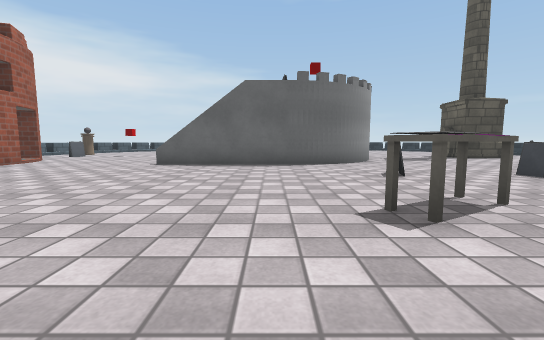
view 1 (above)

24 first-person views from a walk through a 3-D level made in the Unity game engine. The camera is 0.68 m above the floor, tilts 6° down and sees 90° across. The floor is counted in squares, 1 m on a side. Each view is taken from the middle of a square. On the plan, view 1 faces up. The plan holds only what a view shows up to about 9 squares ahead; the rest is blank. The place goes on beyond the plan. The player character is not drawn. Some animated figures are not drawn. Surface patterns are stand-ins for the level's own textures.

view 2
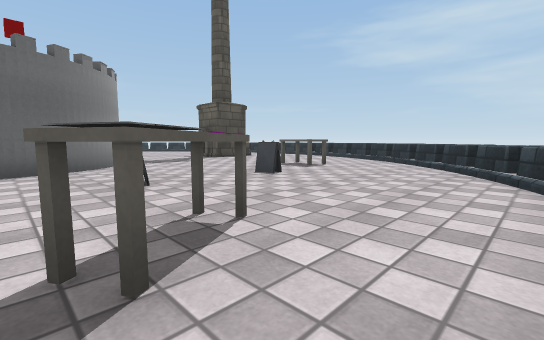

view 3
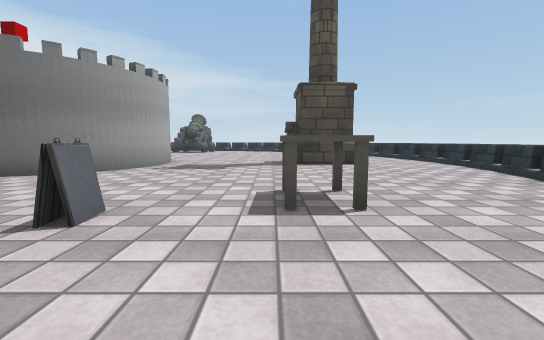

view 4
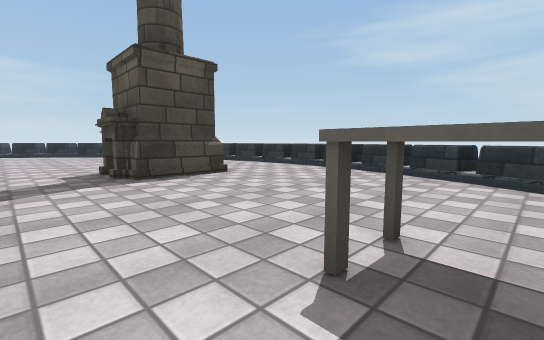

view 5
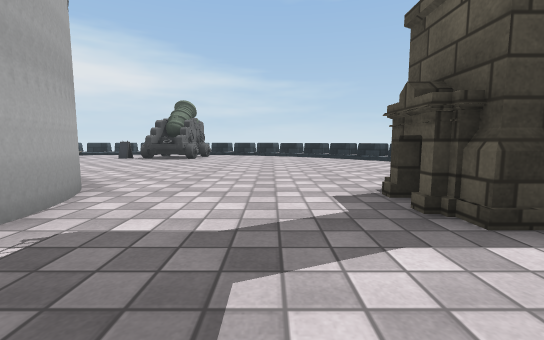

view 6
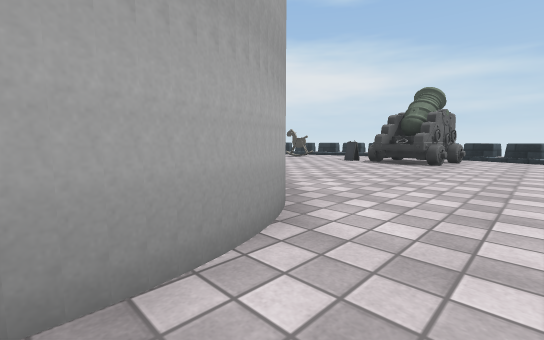

view 7
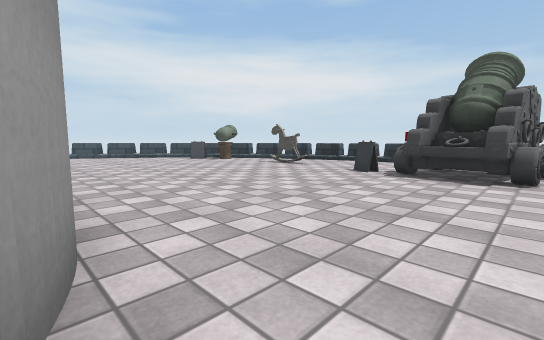

view 8
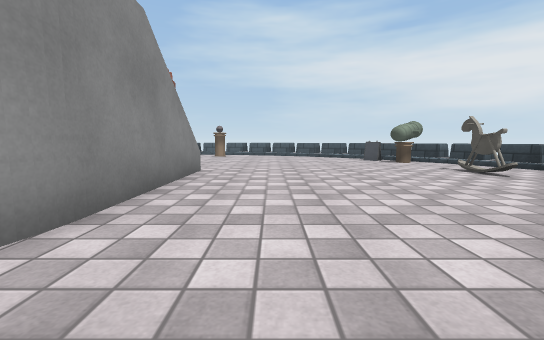

view 9
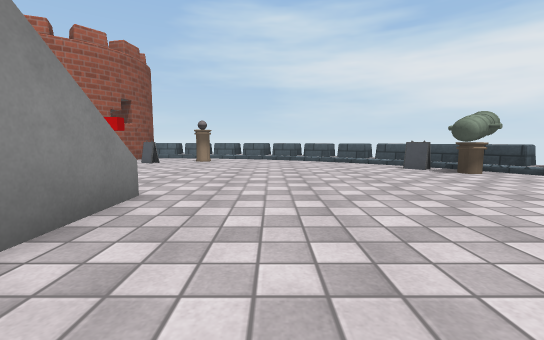

view 10
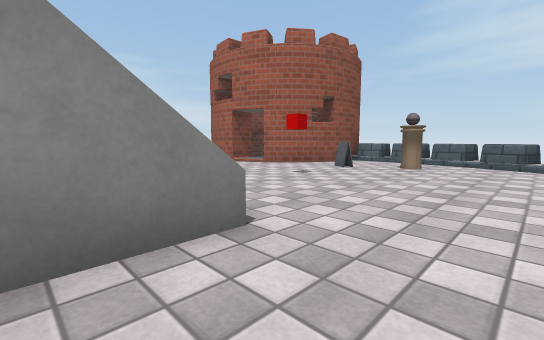

view 11
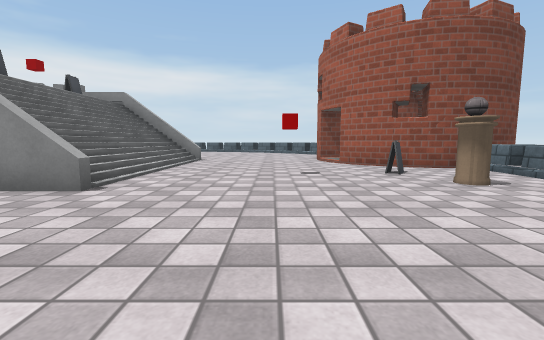

view 12
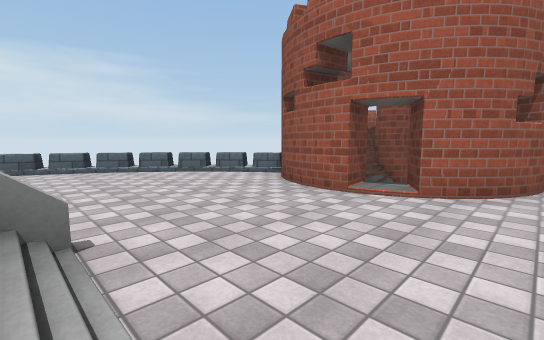

view 13
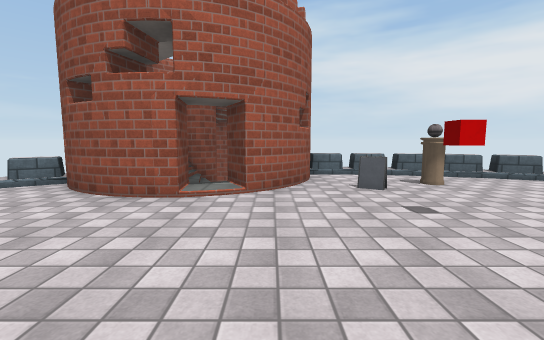

view 14
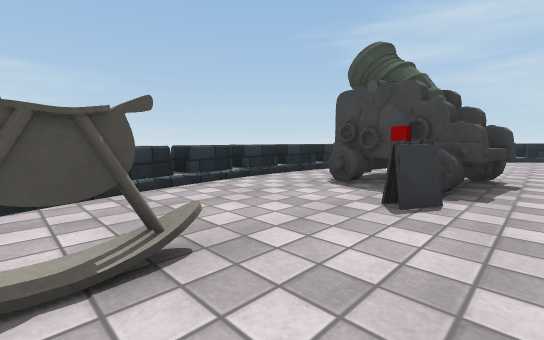

view 15
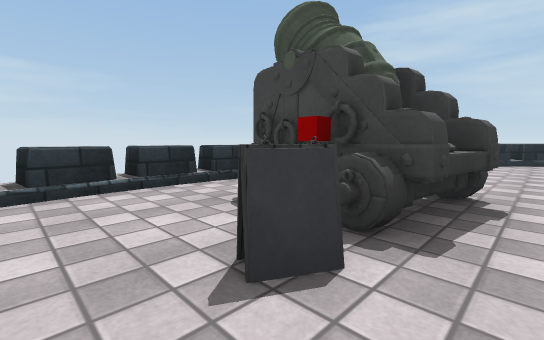

view 16
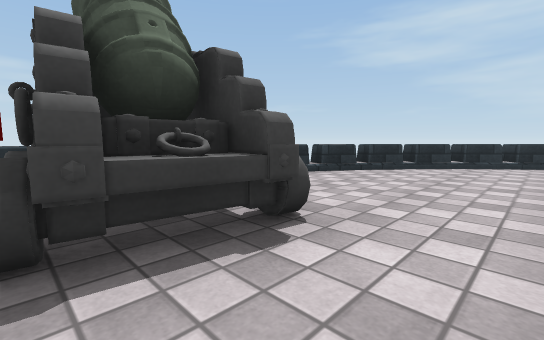

view 17
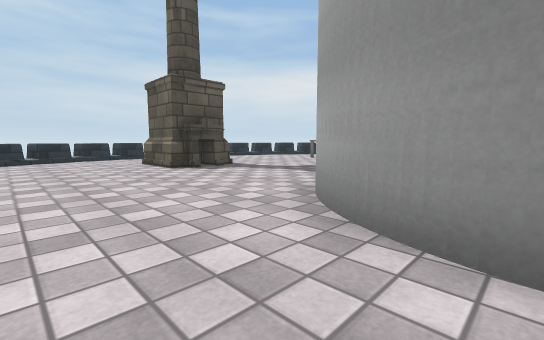

view 18
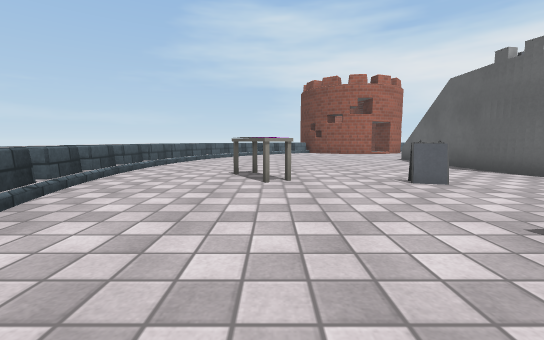

view 19
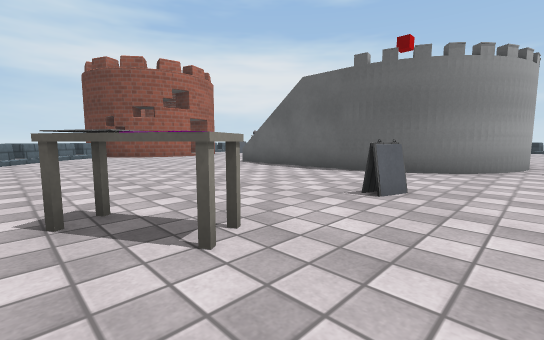

view 20
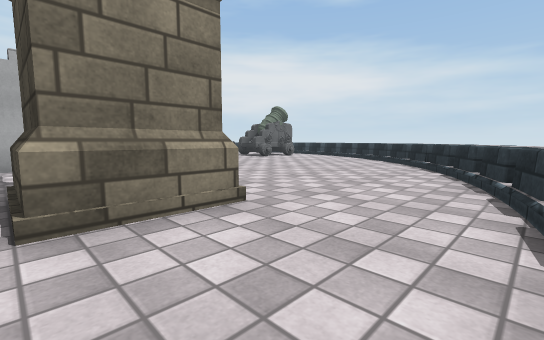

view 21
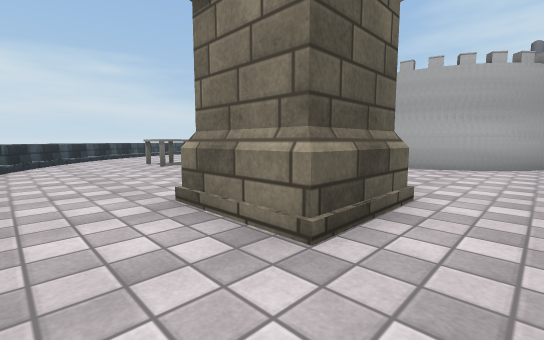

view 22
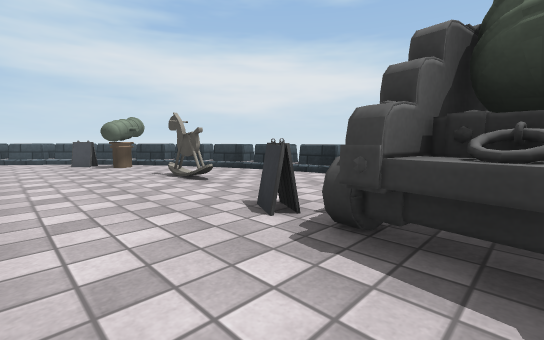

view 23
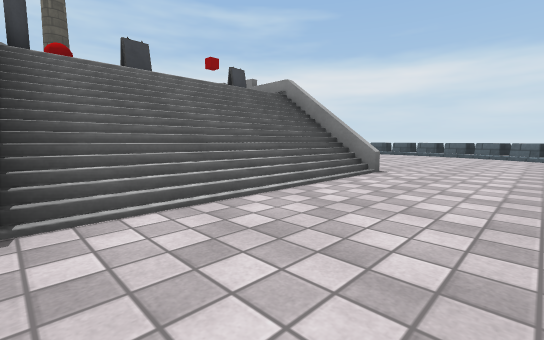

view 24
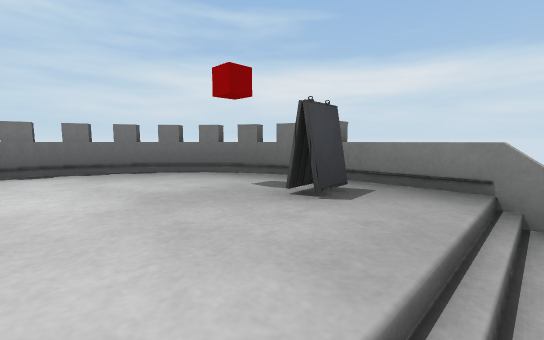

### Floor plan
Key: @ floor where view 1 was taken; # wall or solid block; . main floor; : floor 2 m higher than the main floor; / step, stairs or slope; = window, fence, low wall or low ledge; ^ raised ledge; C red cube; O other object.
Columns run from 12 left of view 1 to 13 right of it. Each row starts with its distance up from view 1.
 24            ##^#
 23         ^^^^^^^^^^
 22       ^^^....O....^^#
 21      ^#..OO..OOO...=^#
 20     ^OO.....OCOO.....^#
 19    ^#.................^#
 18   ^=...................^
 17   ^....................^
 16  ^#....................=^
 15  ^......................^
 14  ^.O.....#==O##.........^
 13 #^......./// O##....O#...
 12 #^.O..C..///O  ##...O#..=^
 11 ###......///::::#...O#...^
 10   ##.....///::::........=^
  9    ##....///OC##........^^
  8    ##....#==###.........^#
  7    ##...............O...^
  6    #...........O...OO..^
  5   ##.............O.....^
  4    ^..................^
  3     ^........OO......^#
  2      ^.......O......^^
  1       ^^..........^^
  0        #^^^=@==^^
 -1            ^^^^

Where each view was taken, in squares from view 1:
view 1: 0 up, 0 right, facing up
view 2: 1 up, 1 right, facing up-right
view 3: 3 up, 7 right, facing up
view 4: 6 up, 6 right, facing up-right
view 5: 9 up, 6 right, facing up
view 6: 11 up, 5 right, facing up-left
view 7: 14 up, 3 right, facing up-left
view 8: 16 up, 3 right, facing left
view 9: 16 up, 0 right, facing left
view 10: 16 up, 2 left, facing down-left
view 11: 18 up, 6 left, facing down
view 12: 11 up, 3 left, facing down-left
view 13: 10 up, 3 left, facing left
view 14: 19 up, 3 left, facing up-right
view 15: 19 up, 1 left, facing up-right
view 16: 18 up, 1 right, facing up-right
view 17: 16 up, 1 right, facing down-right
view 18: 3 up, 7 right, facing left
view 19: 2 up, 4 right, facing up-left
view 20: 11 up, 12 right, facing up-left
view 21: 14 up, 11 right, facing down-left
view 22: 18 up, 2 right, facing up-left
view 23: 14 up, 6 left, facing down-right
view 24: 11 up, 1 left, facing down-right
